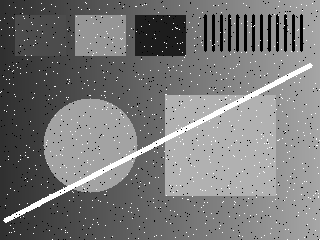
#> input picture 01_기본필수/p07_noisy_gray.png, 320 x 240 px, given in place of scene.png, which was not available
$ python 07_project.py
#> lines starting #> are read from the running program, lines starting #| are printed output that depends on the picture

# ============================================================
# 0. 기본 설정
# ============================================================
## 0-1. 기본 패키지 불러오기
from pathlib import Path
import os
import cv2
import numpy as np

# [1] 이미지 데이터 전처리 과정 #

# ============================================================
# 1. 이미지 데이터 불러오기
# ============================================================
## 1-1. 기본 Path 설정
# 제공 코드: 어느 작업 폴더에서 실행해도 현재 파일 옆의 입력을 읽습니다.
# OpenCV에는 영문 상대 경로를 전달합니다. 원본 파일은 덮어쓰지 않습니다.
os.chdir(Path(__file__).resolve().parent)

import csv
# 결과 이름의 p07_ 접두어가 입력 파일 덮어쓰기를 방지합니다.

# ============================================================
# 2. 이미지 데이터 전치리
# ============================================================
rows = []
size = (160, 120)
canny_low = 80
canny_high = 160

for filename in ["scene.png", "noisy.png", "objects.png"]:
    ## 2-1. 이미지 데이터 읽어오기
    image = cv2.imread(filename)
#> image is the input picture: shape (240, 320, 3); min 0, max 255, mean 121.1
    # >>> TODO B07
    # image를 Gray로 만든 뒤 (너비160, 높이120)으로 축소하세요. 변수는 gray, small입니다.
    ## 2-2. 이미지 색변환(BGR->Gray)
    gray = cv2.cvtColor(image, cv2.COLOR_BGR2GRAY)
    ## 2-3. 이미지 resizing(너비160, 높이120)
    small = cv2.resize(image, dsize=size, interpolation=cv2.INTER_AREA)
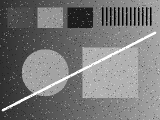
#> small: shape (120, 160, 3); min 0, max 255, mean 121.2
    # <<< TODO B07
    # >>> TODO B08
    ## 2-4. 이미지 Edge 밝기 변화
    # 축소한 small에 Canny 80,160을 적용하여 edge를 만드세요.
    small = cv2.resize(image, dsize=size, interpolation=cv2.INTER_AREA)
    edge = cv2.Canny(small,
        threshold1=canny_low,
        threshold2=canny_high
    )
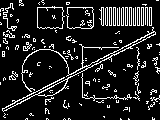
#> edge: shape (120, 160); 12.9% white in thin lines or dots
    # <<< TODO B08

# ============================================================
# 3. 이미지 데이터 전처리 결과 산출
# ============================================================
    stem = Path(filename).stem
    ## 3-1. 이미지 색변환 결과(BGR->Gray)
    cv2.imwrite(f"p07_{stem}_gray.png", gray)
    ## 3-2. 이미지 resizing 결과 (너비160, 높이120)
    cv2.imwrite(f"p07_{stem}_small.png", small)
    ## 3-3. 이미지 Edge 밝기 변화 결과
    cv2.imwrite(f"p07_{stem}_edge.png", edge)
    rows.append([filename, image.shape[1], image.shape[0], small.shape[1], small.shape[0], int(np.count_nonzero(edge))])


# [2] 영상 데이터 전처리 과정 #
# ============================================================
# 1. 영상 데이터 불러오기 맟 기본 정보 저장
# ============================================================
cap = cv2.VideoCapture("sample.avi")
## 1-1. 기본 fps 저장
fps = cap.get(cv2.CAP_PROP_FPS)
## 1-2. 기본 영상 저장(파일 이름, 코덱 식별자, 재생 속도, 모든 Frame의 (W,H))
writer = cv2.VideoWriter("p07_video.avi", cv2.VideoWriter_fourcc(*"MJPG"), fps, (160, 120))
print("Writer:", writer.isOpened())
count = 0
# ============================================================
# 2. 영상 데이터 전처리
# ============================================================
while cap.isOpened() and writer.isOpened():
    ok, frame = cap.read()
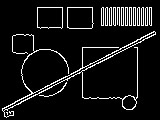
#> input picture frame 4 of 01_기본필수/p07_video.avi, 160 x 120 px, given in place of sample.avi, which was not available
#> frame is the input picture: shape (120, 160, 3); min 0, max 255, mean 21.2
    if not ok:
        break
    # >>> TODO B09
    # 각 frame에도 같은 Gray→160×120 Resize→Canny 순서를 적용하세요. 마지막 변수는 frame_edge입니다.
    ## 2-1. 영상 프레임별 색변환
    frame_gray = cv2.cvtColor(frame, cv2.COLOR_BGR2GRAY)
    ## 2-2. 영상 프레임별 Resizing(너비 160, 높이 120)
    frame_small = cv2.resize(frame_gray, size)
    ## 2-3. 영상 프레임별 Edge 밝기 변화
    frame_edge = cv2.Canny(frame_small,
        threshold1=canny_low,
        threshold2=canny_high
    )
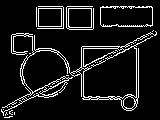
#> frame_edge: shape (120, 160); 9.7% white in thin lines or dots
    # <<< TODO B09
    writer.write(cv2.cvtColor(frame_edge, cv2.COLOR_GRAY2BGR))
    count += 1
cap.release()
writer.release()

# ============================================================
# 3. 처리 결과물 산출
# ============================================================
with open("p07_summary.csv", "w", encoding="utf-8-sig", newline="") as f:
    output = csv.writer(f)
    output.writerow(["source", "source_w", "source_h", "output_w", "output_h", "edge_pixels"])
    output.writerows(rows)

# 실습08: 파일을 실제로 다시 읽습니다. 성공 메시지만으로 완료 판단하지 않습니다.
check = cv2.VideoCapture("p07_video.avi")
print("이미지 수/Frame 수:", len(rows), count)
#| 이미지 수/Frame 수: 3 3
print("재읽기 이미지 Shape:", cv2.imread("p07_scene_edge.png", 0).shape)
print("재읽기 영상 Frame/FPS:", int(check.get(cv2.CAP_PROP_FRAME_COUNT)), check.get(cv2.CAP_PROP_FPS))
check.release()
print("결과: p07_ PNG 9개 + AVI 1개 + CSV 1개")
